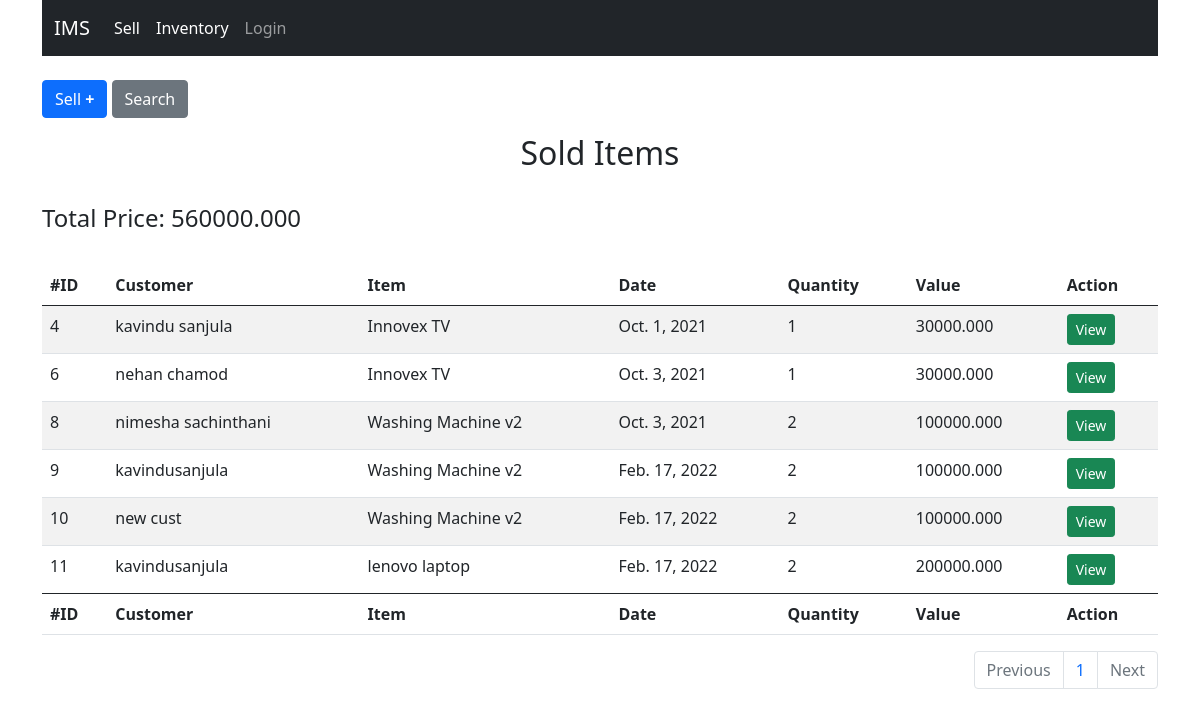
Page /search-sales on the committed database.
### app_inventory/models.py (models this page shows, shortened)
class Sale(models.Model):
    customer_name = models.CharField(max_length=100,null=True)
    item = models.ForeignKey(Item, on_delete=models.CASCADE, null=True)
    date = models.DateField(null=True)
    qty = models.IntegerField()
    value = models.DecimalField(decimal_places=3,max_digits=15, null=True)

class Item(models.Model):
    item_name = models.CharField(max_length=100)
    price = models.DecimalField(decimal_places=3,max_digits=15)
    qty = models.IntegerField(null=True)

### app_inventory/views.py (the view)
# urls.py: path('search-sales',sale_search, name='search-sales'),
def sale_search(request):
    if request.method == 'POST':
        date = request.POST['date']
        sales = Sale.objects.filter(date=date)
        items = Item.objects.all()
        return sale_render(request, sales, items)
    else:
        sales = Sale.objects.all()
        items = Item.objects.all()
        return sale_render(request, sales, items)

### app_inventory/views.py (called while the page is built)
def sale_render(request, sales, items):
    total_price = 0
    for sale in sales:
        if sale.value:
            total_price += sale.value
    if request.method == 'GET' and request.GET.get('page',None):
        page = request.GET['page']
    else:
        page = 1
    paginator = Paginator(sales, 10)
    recodes = paginator.get_page(page)
    return render(request,'sell.html',{'recodes':recodes, 'items':items, 'total':total_price})

### templates/sell.html (shortened to what this page needs)
{% extends 'base.html' %}
{% block body %}
    <br>
    <button type="button" class="btn btn-primary mb-2" data-bs-toggle="modal" data-bs-target="#add-new-modal">Sell <b>+</b></button>
    <button type="button" class="btn btn-secondary mb-2" data-bs-toggle="modal" data-bs-target="#search-modal">Search</button>
    <br>
    <h2 class="text-center mt-2">Sold Items</h2>
    <br>
    <h4>Total Price: {{ total }}</h4>
    <br>
      <table id="example" class="table table-striped" style="width:100%">
        <thead>
            <tr>
                <th>#ID</th>
                <th>Customer</th>
                <th>Item</th>
                <th>Date</th>
                <th>Quantity</th>
                <th>Value</th>
                <th>Action</th>
            </tr>
        </thead>
        <tbody>
            {% if recodes %}
                {% for recode in recodes %}
                    <tr id="tr-{{ recode.id }}">
                        <td id="td-{{ recode.id }}-id"> {{ recode.id }} </td>
                        <td id="td-{{ recode.id }}-customer_name"> {{ recode.customer_name }} </td>
                        <td id="td-{{ recode.id }}-item"> {% if recode.item %} {{ recode.item.item_name }} {% else %} DELETED {% endif %} </td>
                        <td id="td-{{ recode.id }}-date"> {{ recode.date }} </td>
                        <td id="td-{{ recode.id }}-qty"> {{ recode.qty }} </td>
                        <td id="td-{{ recode.id }}-value"> {{ recode.value }} </td>
                        <td> <button type="button" onclick="view(id)" class="btn btn-success btn-sm btn-view" id="{{ recode.id }}" data-bs-toggle="modal" data-bs-target="#view-modal">View</button></td>
                    </tr>
                {% endfor %}
            {% else %}
                <tr>
                    <td colspan="7"><h6 class="text-center">There are no recodes.</h6></td>
                </tr>
            {% endif %}
        </tbody>
        <tfoot>
            <tr>
                <th>#ID</th>
                <th>Customer</th>
                <th>Item</th>
                <th>Date</th>
                <th>Quantity</th>
                <th>Value</th>
                <th>Action</th>
            </tr>
        </tfoot>
    </table>
    <nav aria-label="Page navigation example">
        <ul class="pagination justify-content-end">
            {% if recodes.has_previous %}
            <li class="page-item">
                <a class="page-link" href="?page={{ recodes.previous_page_number }}" tabindex="-1" aria-disabled="true">Previous</a>
            </li>
            {% else %}
            <li class="page-item disabled">
                <a class="page-link" href="#" tabindex="-1" aria-disabled="true">Previous</a>
            </li>
            {% endif %}
          <li class="page-item"><p class="page-link">{{ recodes.number}}</p></li>
          {% if recodes.has_next %}
            <li class="page-item">
                <a class="page-link" href="?page={{ recodes.next_page_number }}">Next</a>
            </li>
          {% else %}
             <li class="page-item disabled">
                <a class="page-link" >Next</a>
             </li>
          {% endif %}
        </ul>
      </nav>
{% endblock %}

### rows in the picture
Sale: id "4", customer_name "kavindu sanjula", item.item_name "Innovex TV", date "Oct. 1, 2021", qty "1", value "30000.000"
Sale: id "6", customer_name "nehan chamod", item.item_name "Innovex TV", date "Oct. 3, 2021", qty "1", value "30000.000"
Sale: id "8", customer_name "nimesha sachinthani", item.item_name "Washing Machine v2", date "Oct. 3, 2021", qty "2", value "100000.000"
Sale: id "9", customer_name "kavindusanjula", item.item_name "Washing Machine v2", date "Feb. 17, 2022", qty "2", value "100000.000"
Sale: id "10", customer_name "new cust", item.item_name "Washing Machine v2", date "Feb. 17, 2022", qty "2", value "100000.000"
Sale: id "11", customer_name "kavindusanjula", item.item_name "lenovo laptop", date "Feb. 17, 2022", qty "2", value "200000.000"

### other values in the picture
{{ total }} "560000.000"
{{ recodes.number }} "1"
